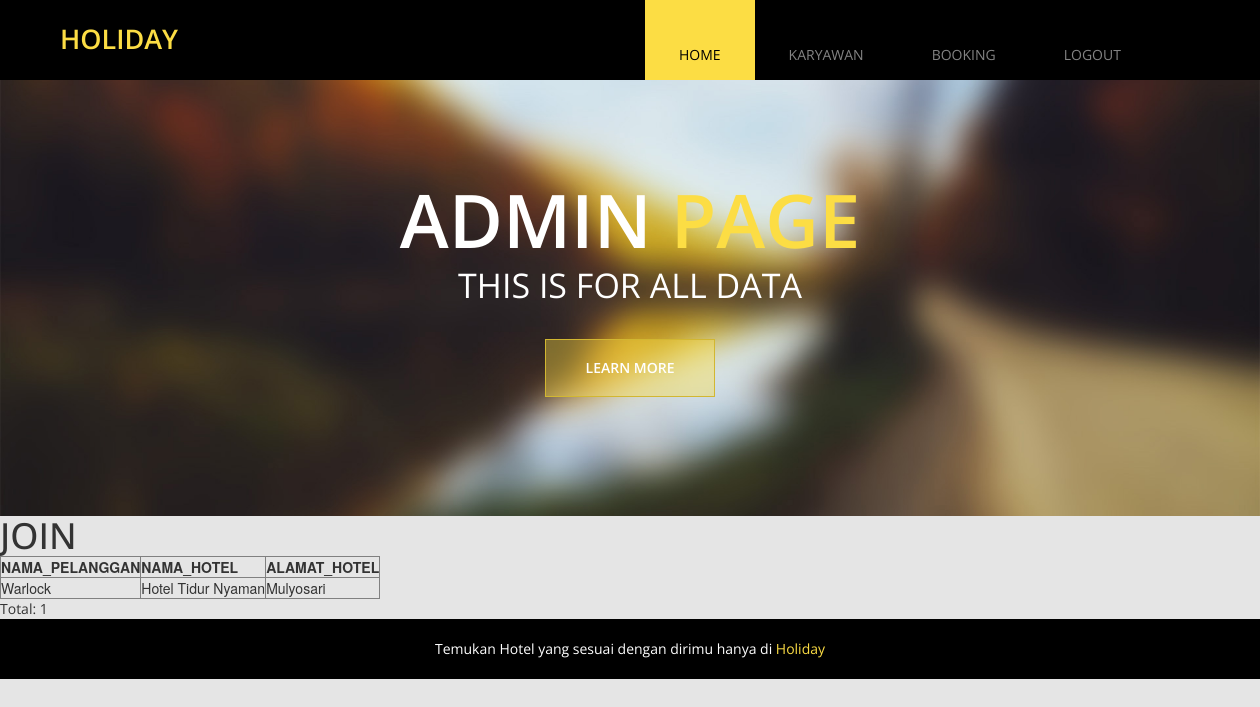
The page /admin_home.php (signed in) on the database its author committed.
### tables this page shows
CREATE TABLE PELANGGAN
(
   NO_PELANGGAN		INT,   
   ID_PELANGGAN         CHAR(4) NOT NULL,
   USERNAME_PELANGGAN	VARCHAR(50),
   PASSWORD_PELANGGAN	VARCHAR(50),
   NAMA_PELANGGAN       VARCHAR(50),
   ALAMAT_PELANGGAN     VARCHAR(100),
   TLP_PELANGGAN        VARCHAR(12),
   TGL_LAHIR            DATE,
   PRIMARY KEY (ID_PELANGGAN)
);

CREATE TABLE HOTELS
(
   ID_HOTEL             CHAR(4) NOT NULL,
   RATING_HOTEL         VARCHAR(50),
   NAMA_HOTEL           VARCHAR(50),
   EMAIL_HOTEL          VARCHAR(50),
   ALAMAT_HOTEL         VARCHAR(100),
   URL_HOTEL            VARCHAR(50),
   PRIMARY KEY (ID_HOTEL)
);

### admin_home.php (the view, shortened to what this page needs)
<?php
	include('server.php');
?>
<!DOCTYPE html>
<html>
<head>
  <link href="css/font-awesome.min.css" rel="stylesheet">
  <link href="css/bootstrap.min.css" rel="stylesheet">
  <link href="css/bootstrap-datetimepicker.min.css" rel="stylesheet">
  <link href="css/flexslider.css" rel="stylesheet">
  <link href="css/templatemo-style.css" rel="stylesheet">
  </head>
  <body class="tm-gray-bg">
  	<div class="tm-header">
  		<div class="container">
  			<div class="row">
  				<div class="col-lg-6 col-md-4 col-sm-3 tm-site-name-container">
  					<a href="#" class="tm-site-name">Holiday</a>
  				</div>
	  			<div class="col-lg-6 col-md-8 col-sm-9">
	  				<nav class="tm-nav">
						<ul>
							<li><a href="admin_home.php" class="active">Home</a></li>
							<li><a href="karyawan.php">Karyawan</a></li>
							<li><a href="booking.php">Booking</a></li>
							<li><a href="logout.php">Logout</a></li>
						</ul>
					</nav>
	  			</div>
  			</div>
  		</div>
  	</div>
	<section class="tm-banner">
		<div class="flexslider flexslider-banner">
		  <ul class="slides">
		    <li>
			    <div class="tm-banner-inner">
					<h1 class="tm-banner-title">ADMIN <span class="tm-yellow-text">PAGE</span></h1>
					<p class="tm-banner-subtitle">THIS IS FOR ALL DATA</p>
					<a href="#more" class="tm-banner-link">Learn More</a>
				</div>
				<img src="img/banner-1.jpg" alt="Image" />
		    </li>
		  </ul>
		</div>
	</section>
	<div class="content">
		<h1>
			JOIN
		</h1>
		<table border="1">
		<thead>
		<tr>
			<th>NAMA_PELANGGAN</th>
			<th>NAMA_HOTEL</th>
			<th>ALAMAT_HOTEL</th>
		</tr>
		</thead>
		<tbody>
		<?php
		$sqli = "SELECT pelanggan.`NAMA_PELANGGAN`, hotels.`NAMA_HOTEL`, hotels.`ALAMAT_HOTEL`
FROM pelanggan JOIN bookings ON pelanggan.`ID_PELANGGAN` = bookings.`ID_PELANGGAN` AND DAY(bookings.`TGL_CHECKIN`) = 25 AND MONTH(bookings.`TGL_CHECKIN`) = 12
JOIN pegawai ON bookings.`ID_PEGAWAI` = pegawai.`ID_PEGAWAI`
JOIN hotels ON pegawai.`ID_HOTEL` = hotels.`ID_HOTEL`;";
		$query = mysqli_query($db, $sqli);
		while($join = mysqli_fetch_array($query)){
			echo "<tr>";
			echo "<td>".$join['NAMA_PELANGGAN']."</td>";
			echo "<td>".$join['NAMA_HOTEL']."</td>";
			echo "<td>".$join['ALAMAT_HOTEL']."</td>";
			echo "</tr>";
		}
		?>
		</tbody>
		</table>
	<p>Total: <?php echo mysqli_num_rows($query) ?></p>
	</div>
		<footer class="tm-black-bg">
		<div class="container">
			<div class="row">
				<p class="tm-copyright-text">Temukan Hotel yang sesuai dengan dirimu
                 hanya di <a rel="nofollow" href="http://www.templatemo.com" target="_parent">Holiday</a></p>
			</div>
		</div>
	</footer>
</body>
</html>

### css/flexslider.css (style rules this page uses)
.slides, .slides > li, .flex-control-nav, .flex-direction-nav { margin: 0; padding: 0; list-style: none; }
.flexslider { margin: 0; padding: 0; }
.flexslider .slides > li { display: none; -webkit-backface-visibility: hidden; }
.flexslider .slides img { width: 100%; display: block; }
.flexslider .slides:after { content: "\0020"; display: block; clear: both; visibility: hidden; line-height: 0; height: 0; }
.flexslider { margin: 0 0 60px; background: #ffffff; border: 4px solid #ffffff; position: relative; zoom: 1; -webkit-border-radius: 4px; -moz-border-radius: 4px; border-radius: 4px; -webkit-box-shadow: '' 0 1px 4px rgba(0, 0, 0, 0.2); -moz-box-shadow: '' 0 1px 4px rgba(0, 0, 0, 0.2); -o-box-shadow: '' 0 1px 4px rgba(0, 0, 0, 0.2); box-shadow: '' 0 1px 4px rgba(0, 0, 0, 0.2); }
.flexslider .slides { zoom: 1; }
.flexslider .slides img { height: auto; }

### css/templatemo-style.css (style rules this page uses)
ul,p { margin: 0; padding: 0; }
h1,h2,h3 { margin: 0; padding: 0; }
h1,h2,h3,a,p { font-family: 'Open Sans', sans-serif; }
body { overflow-x: hidden; }
.tm-header { background: #000000; height: 80px; position: relative; z-index: 100; }
.tm-site-name-container { padding-top: 20px; }
.tm-site-name { color: #FCDD44; font-size: 27px; font-weight: 600; text-transform: uppercase; }
.tm-nav { display: block; overflow: hidden; }
.tm-nav li { list-style: none; float: left; }
.tm-nav li a { color: #838383; display: block; padding: 45px 34px 15px 34px; text-transform: uppercase; transition: all 0.3s ease; }
.tm-nav li a.active, .tm-nav li a:focus, .tm-nav li a:hover { background: #FCDD44; color: #000; }
.tm-banner-inner { height: auto; margin: auto; position: absolute; top: -20px; left: 0px; bottom: 0px; right: 0px; display: -webkit-flex; display: -ms-flexbox; display: flex; -webkit-flex-direction: column; -ms-flex-direction: column; flex-direction: column; -webkit-align-items: center; -ms-flex-align: center; align-items: center; -webkit-justify-content: center; -ms-flex-pack: center; justify-content: center; }
.tm-banner-title, .tm-banner-subtitle, .tm-banner-link { text-transform: uppercase; }
.tm-banner-title, .tm-banner-subtitle { color: white; }
.tm-banner-title { font-size: 74px; font-weight: 600; }
.tm-banner-subtitle { font-size: 34px; }
.tm-yellow-text { color: #FCDD44; }
.tm-banner-link { background: rgba(252, 221, 68, 0.39) none repeat scroll 0% 0%; border: 1px solid #D2B731; color: #FFF; font-weight: 600; display: inline-block; padding: 18px 40px; margin-top: 30px; transition: all 0.3s ease; }
.flexslider.flexslider-banner { max-width: 100%; height: 100%; z-index: 0; }
.flexslider.flexslider-banner .slides > li { text-align: center; }
.tm-gray-bg { background-color: #E5E5E5; }
.tm-black-bg { background-color: #000; }
.tm-copyright-text { color: white; text-align: center; padding-top: 20px; padding-bottom: 20px; }
.tm-copyright-text a { color: #FCDD44; }
.flex-caption, .flexslider.flexslider .slides img { float: left; }
.flexslider.flexslider-banner .slides img { display: block; width: 100%; }
.flexslider { border: none; border-radius: 0; margin: 0 auto; width: 100%; }

### rows shown on the page
pelanggan: NAMA_PELANGGAN "Warlock", hotels.NAMA_HOTEL "Hotel Tidur Nyaman", hotels.ALAMAT_HOTEL "Mulyosari"

### other values the page prints
mysqli_num_rows($query) "1"
